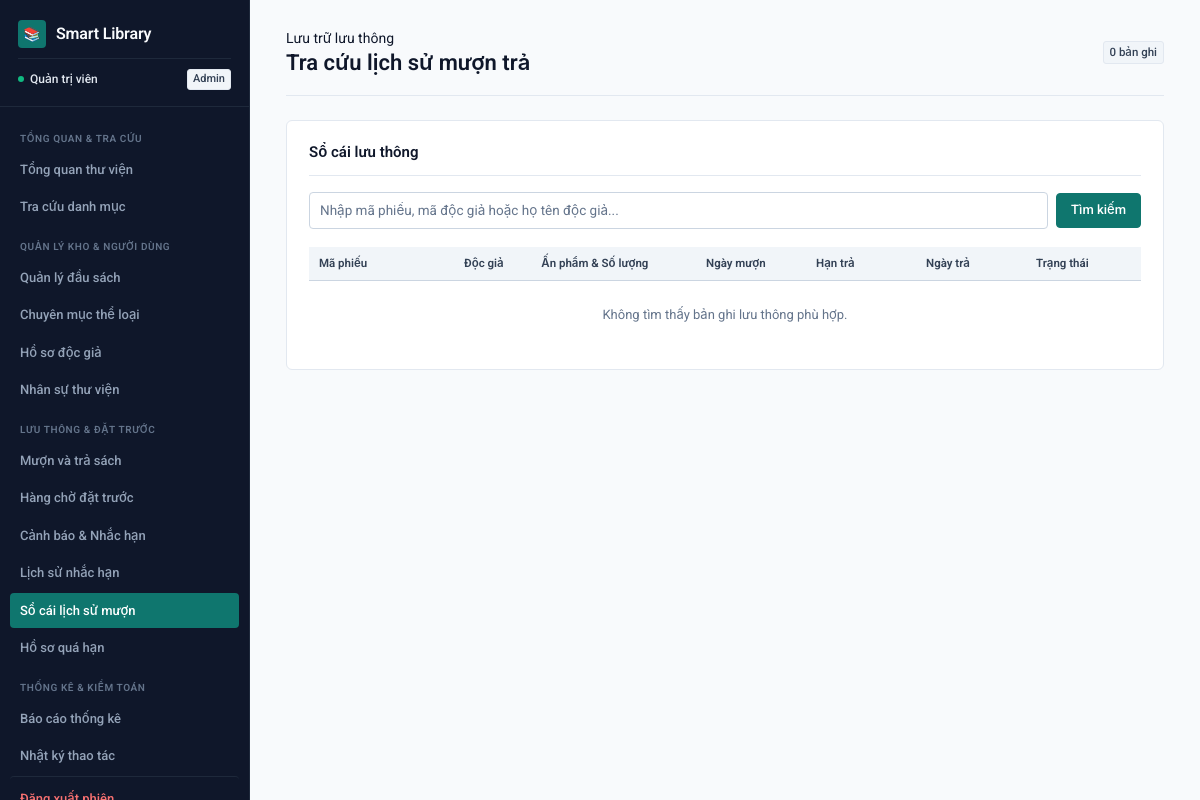
Page /history (signed in) on the earlier database version.
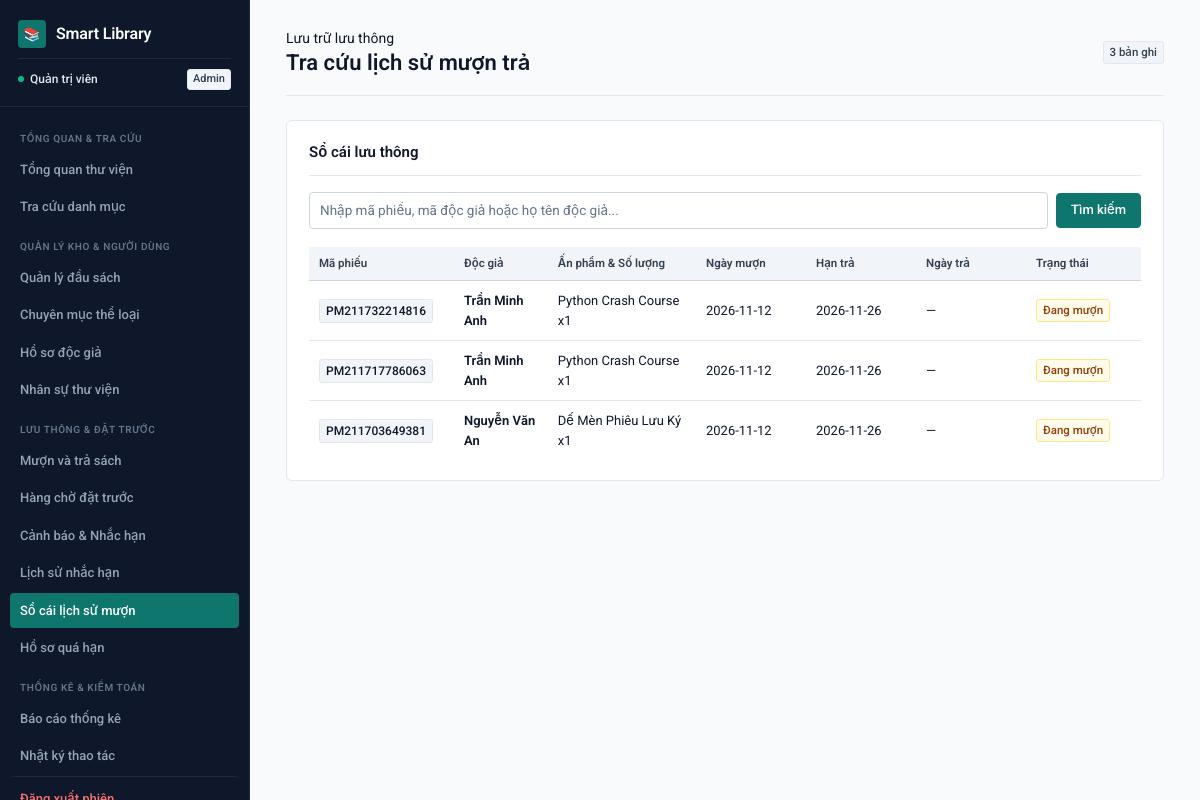
Same page on the later database version.
### tables this page shows
CREATE TABLE employees(
        id INTEGER PRIMARY KEY AUTOINCREMENT,
        code TEXT NOT NULL UNIQUE,
        name TEXT NOT NULL,
        username TEXT NOT NULL UNIQUE,
        password TEXT NOT NULL,
        role TEXT NOT NULL DEFAULT 'Nhân viên'
    );

CREATE TABLE loans(
        id INTEGER PRIMARY KEY AUTOINCREMENT,
        code TEXT NOT NULL UNIQUE,
        reader_id INTEGER NOT NULL,
        employee_id INTEGER NOT NULL,
        borrow_date TEXT NOT NULL,
        due_date TEXT NOT NULL,
        return_date TEXT,
        status TEXT NOT NULL DEFAULT 'Đang mượn',
        FOREIGN KEY(reader_id) REFERENCES readers(id) ON DELETE RESTRICT,
        FOREIGN KEY(employee_id) REFERENCES employees(id) ON DELETE RESTRICT
    );

### backend/routes/loans.py (the view)
@app.get("/history")
@login_required
def history():
    q=request.args.get("q","").strip()
    conn=db()
    rows=conn.execute("""SELECT l.*,d.name AS reader,e.name AS employee,
             GROUP_CONCAT(b.title || ' x' || li.quantity, ', ') AS books
             FROM loans l JOIN readers d ON d.id=l.reader_id
             JOIN employees e ON e.id=l.employee_id
             JOIN loan_items li ON li.loan_id=l.id JOIN books b ON b.id=li.book_id
             WHERE (d.name LIKE ? OR d.code LIKE ? OR l.code LIKE ?)
             GROUP BY l.id ORDER BY l.id DESC""",(f"%{q}%",)*3).fetchall()
    conn.close()
    return render_template("history.html",loans=rows,q=q)

### backend/api/common.py (called while the page is built)
@app.before_request
def protect_json_writes():
    if request.path.startswith("/api/") and request.method in ("POST", "PUT", "PATCH", "DELETE"):
        origin = request.headers.get("Origin")
        if origin:
            parsed = urlparse(origin)
            allowed = {"127.0.0.1", "localhost"}
            if parsed.hostname not in allowed or parsed.port not in (5001, 5173):
                return fail("Origin không hợp lệ.", 403)
        if not request.is_json:
            return fail("Yêu cầu JSON.", 415)

### backend/core.py (called while the page is built)
@app.context_processor
def inject():
    return {
        "logged_in": "employee_id" in session,
        "employee_name": session.get("employee_name"),
    }

### backend/database.py (called while the page is built)
def db():
    conn = sqlite3.connect(DB)
    conn.row_factory = sqlite3.Row
    conn.execute("PRAGMA foreign_keys=ON")
    return conn

### frontend/templates/admin/history.html (shortened to what this page needs)
{% extends 'base.html' %}
{% block content %}
<header class="page-header">
  <div>
    <span class="page-kicker">Lưu trữ lưu thông</span>
    <h1>Tra cứu lịch sử mượn trả</h1>
  </div>
  <span class="tag neutral">{{ loans|length }} bản ghi</span>
</header>
<section class="panel">
  <div class="panel-header">
    <h2>Sổ cái lưu thông</h2>
  </div>
  <form class="filters" method="get" style="margin-bottom: 18px;">
    <input name="q" value="{{ q }}" placeholder="Nhập mã phiếu, mã độc giả hoặc họ tên độc giả...">
    <button type="submit" class="btn primary">Tìm kiếm</button>
  </form>
  <div class="table-responsive">
    <table>
      <thead>
        <tr>
          <th style="width: 145px;">Mã phiếu</th>
          <th>Độc giả</th>
          <th>Ấn phẩm &amp; Số lượng</th>
          <th style="width: 110px;">Ngày mượn</th>
          <th style="width: 110px;">Hạn trả</th>
          <th style="width: 110px;">Ngày trả</th>
          <th style="width: 115px;">Trạng thái</th>
        </tr>
      </thead>
      <tbody>
        {% for l in loans %}
        <tr>
          <td><span class="code-cell">{{ l.code }}</span></td>
          <td style="font-weight: 600;">{{ l.reader }}</td>
          <td>{{ l.books }}</td>
          <td class="mono">{{ l.borrow_date }}</td>
          <td class="mono">{{ l.due_date }}</td>
          <td class="mono">{{ l.return_date or '—' }}</td>
          <td>
            <span class="tag {% if l.status == 'Đã trả' %}neutral{% else %}warn{% endif %}">{{ l.status }}</span>
          </td>
        </tr>
        {% else %}
        <tr>
          <td colspan="7" class="empty-state">Không tìm thấy bản ghi lưu thông phù hợp.</td>
        </tr>
        {% endfor %}
      </tbody>
    </table>
  </div>
</section>
{% endblock %}

### frontend/templates/layouts/base.html (shortened to what this page needs)
<!doctype html>
<html lang="vi">
<head>
  <link rel="stylesheet" href="{{ url_for('static', filename='style.css') }}">
</head>
<body>
  {% if logged_in %}
  <aside id="appSidebar">
    <div class="brand-block">
      <div class="brand-title">
        <span class="brand-icon">📚</span>
        <h2>Smart Library</h2>
      </div>
      <div class="operator-meta">
        <span class="operator-badge">
          <i class="operator-dot"></i>
          {{ employee_name }}
        </span>
        <span class="tag neutral" style="font-size: 11px; padding: 1px 5px;">{{ session.get('role', 'Nhân viên') }}</span>
      </div>
    </div>
    <nav class="nav-scroll">
      <span class="nav-category">Tổng quan & Tra cứu</span>
      <a href="{{ url_for('dashboard') }}" class="{% if request.endpoint == 'dashboard' %}active{% endif %}">
        <span>Tổng quan thư viện</span>
      </a>
      <a href="{{ url_for('catalog') }}" class="{% if request.endpoint == 'catalog' %}active{% endif %}">
        <span>Tra cứu danh mục</span>
      </a>
      <span class="nav-category">Quản lý kho & Người dùng</span>
      <a href="{{ url_for('books') }}" class="{% if request.endpoint == 'books' %}active{% endif %}">
        <span>Quản lý đầu sách</span>
      </a>
      <a href="{{ url_for('categories') }}" class="{% if request.endpoint == 'categories' %}active{% endif %}">
        <span>Chuyên mục thể loại</span>
      </a>
      <a href="{{ url_for('readers') }}" class="{% if request.endpoint == 'readers' %}active{% endif %}">
        <span>Hồ sơ độc giả</span>
      </a>
      {% if session.get('role') == 'Admin' %}
      <a href="{{ url_for('employees') }}" class="{% if request.endpoint == 'employees' %}active{% endif %}">
        <span>Nhân sự thư viện</span>
      </a>
      {% endif %}
      <span class="nav-category">Lưu thông & Đặt trước</span>
      <a href="{{ url_for('loans') }}" class="{% if request.endpoint == 'loans' %}active{% endif %}">
        <span>Mượn và trả sách</span>
      </a>
      <a href="{{ url_for('reservations') }}" class="{% if request.endpoint == 'reservations' %}active{% endif %}">
        <span>Hàng chờ đặt trước</span>
      </a>
      <a href="{{ url_for('alerts') }}" class="{% if request.endpoint == 'alerts' %}active{% endif %}">
        <span>Cảnh báo & Nhắc hạn</span>
      </a>
      <a href="{{ url_for('reminder_history') }}" class="{% if request.endpoint == 'reminder_history' %}active{% endif %}">
        <span>Lịch sử nhắc hạn</span>
      </a>
      <a href="{{ url_for('history') }}" class="{% if request.endpoint == 'history' %}active{% endif %}">
        <span>Sổ cái lịch sử mượn</span>
      </a>
      <a href="{{ url_for('overdue') }}" class="{% if request.endpoint == 'overdue' %}active{% endif %}">
        <span>Hồ sơ quá hạn</span>
      </a>
      <span class="nav-category">Thống kê & Kiểm toán</span>
      <a href="{{ url_for('reports') }}" class="{% if request.endpoint == 'reports' %}active{% endif %}">
        <span>Báo cáo thống kê</span>
      </a>
      <a href="{{ url_for('activity') }}" class="{% if request.endpoint == 'activity' %}active{% endif %}">
        <span>Nhật ký thao tác</span>
      </a>
      <a href="{{ url_for('logout') }}" class="nav-logout">
        <span>Đăng xuất phiên</span>
      </a>
    </nav>
  </aside>
  {% endif %}
  <main>
    {% block content %}{% endblock %}
  </main>
</body>
</html>

Differences in the rows shown:
now on this page (row unchanged): employees: name "Quản trị viên"
added loans: code "PM211732214816", reader "Trần Minh Anh", books "Python Crash Course x1", borrow_date "2026-11-12", due_date "2026-11-26", return_date "—", status "Đang mượn"
added loans: code "PM211717786063", reader "Trần Minh Anh", books "Python Crash Course x1", borrow_date "2026-11-12", due_date "2026-11-26", return_date "—", status "Đang mượn"
added loans: code "PM211703649381", reader "Nguyễn Văn An", books "Dế Mèn Phiêu Lưu Ký x1", borrow_date "2026-11-12", due_date "2026-11-26", return_date "—", status "Đang mượn"
Other differences:
{{ loans|length }}: "0" → "3"
{{ employee_name }}: "Quản trị viên" → (not shown)
text no longer shown: "Không tìm thấy bản ghi lưu thông phù hợp."
